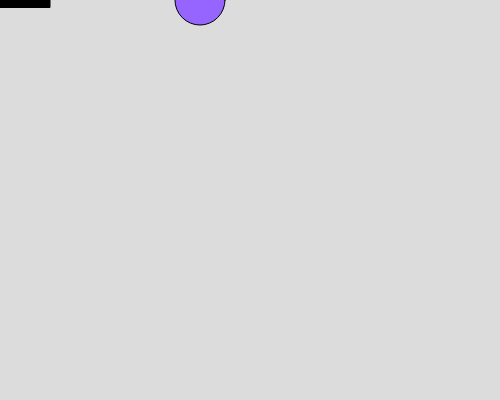
Frame 1 (no input)
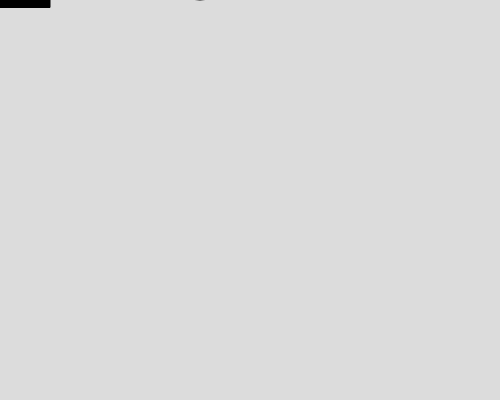
Frame 60 (no input)
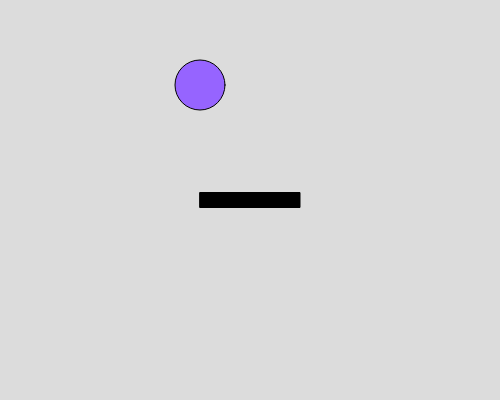
Frame 120 (the mouse pressed at the canvas centre since frame 60)

The p5.js sketch that drew these frames (run headless with seeded random() and noise() and a simulated clock; from frame 60 on, the mouse is pressed at the canvas centre):

// p5.js sketch
// ── sketch.js
let CX = 0;
let radius = 50;
let hastighed = 5;

function setup() {
  createCanvas(500, 400);
}

function draw() {
  background(220);

//__________________________________________________

// op og ned:
// fill(150,100,400)  
// circle(200,CX,radius)

// if (CX < length + radius/2) {hastighed = 5}
// if (CX > 400 - radius/2) {hastighed = -5}

// CX = CX + hastighed

//__________________________________________________

// frem og tilbage:
// fill(0)  
// circle(CX,200,radius)

// if (CX > width - radius/2) {hastighed = -3}
// if (CX < 0 + radius/2) {hastighed = 3}

// CX = CX + hastighed

//_________________________________________________


fill(150,100,400)  
circle(200,CX,radius)

if (CX < length + radius/2) {hastighed = 5}
if (CX > mouseY - radius/2) {hastighed = -5}

CX = CX + hastighed



let rectL = 100;
let rectB = 15;

fill(0)
rect(mouseX - rectL/2,mouseY - rectB/2,rectL,rectB)


}
